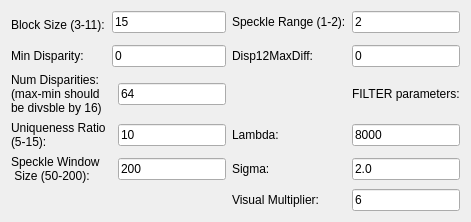
        <widget class="QWidget" name="tab_4">
         <attribute name="title">
          <string>Disparity SGBM</string>
         </attribute>
         <layout class="QGridLayout" name="gridLayout_7">
          <item row="0" column="0" rowspan="2">
           <widget class="QLabel" name="label_11">
            <property name="text">
             <string>Block Size (3-11):</string>
            </property>
           </widget>
          </item>
          <item row="0" column="1" colspan="2">
           <widget class="QLineEdit" name="block_size">
            <property name="text">
             <string>15</string>
            </property>
           </widget>
          </item>
          <item row="2" column="0">
           <widget class="QLabel" name="label_12">
            <property name="text">
             <string>Min Disparity:</string>
            </property>
           </widget>
          </item>
          <item row="2" column="1" colspan="2">
           <widget class="QLineEdit" name="min_disp">
            <property name="text">
             <string>0</string>
            </property>
           </widget>
          </item>
          <item row="3" column="0">
           <widget class="QLabel" name="label_14">
            <property name="text">
             <string>Num Disparities:
(max-min should 
be divsble by 16)</string>
            </property>
           </widget>
          </item>
          <item row="3" column="2">
           <widget class="QLineEdit" name="num_disp">
            <property name="text">
             <string>64</string>
            </property>
           </widget>
          </item>
          <item row="4" column="0">
           <widget class="QLabel" name="label_15">
            <property name="text">
             <string>Uniqueness Ratio 
(5-15):</string>
            </property>
           </widget>
          </item>
          <item row="4" column="2">
           <widget class="QLineEdit" name="uniquenessRatio">
            <property name="text">
             <string>10</string>
            </property>
           </widget>
          </item>
          <item row="5" column="0">
           <widget class="QLabel" name="label_16">
            <property name="text">
             <string>Speckle Window
 Size (50-200):</string>
            </property>
           </widget>
          </item>
          <item row="5" column="2">
           <widget class="QLineEdit" name="speckleWindowSize">
            <property name="text">
             <string>200</string>
            </property>
           </widget>
          </item>
          <item row="0" column="3">
           <widget class="QLabel" name="label_18">
            <property name="text">
             <string>Speckle Range (1-2):</string>
            </property>
           </widget>
          </item>
          <item row="2" column="3">
           <widget class="QLabel" name="label_19">
            <property name="text">
             <string>Disp12MaxDiff:</string>
            </property>
           </widget>
          </item>
          <item row="0" column="5">
           <widget class="QLineEdit" name="speckleRange">
            <property name="text">
             <string>2</string>
            </property>
           </widget>
          </item>
          <item row="2" column="5">
           <widget class="QLineEdit" name="disp12MaxDiff">
            <property name="text">
             <string>0</string>
            </property>
           </widget>
          </item>
          <item row="4" column="3">
           <widget class="QLabel" name="label_21">
            <property name="text">
             <string>Lambda:</string>
            </property>
           </widget>
          </item>
          <item row="4" column="5">
           <widget class="QLineEdit" name="lmbda">
            <property name="text">
             <string>8000</string>
            </property>
           </widget>
          </item>
          <item row="5" column="5">
           <widget class="QLineEdit" name="sigma">
            <property name="text">
             <string>2.0</string>
            </property>
           </widget>
          </item>
          <item row="6" column="5">
           <widget class="QLineEdit" name="visual_multiplier">
            <property name="text">
             <string>6</string>
            </property>
           </widget>
          </item>
          <item row="5" column="3">
           <widget class="QLabel" name="label_22">
            <property name="text">
             <string>Sigma:</string>
            </property>
           </widget>
          </item>
          <item row="6" column="3">
           <widget class="QLabel" name="label_23">
            <property name="text">
             <string>Visual Multiplier:</string>
            </property>
           </widget>
          </item>
          <item row="3" column="5">
           <widget class="QLabel" name="label_20">
            <property name="text">
             <string>FILTER parameters:</string>
            </property>
           </widget>
          </item>
         </layout>
        </widget>
